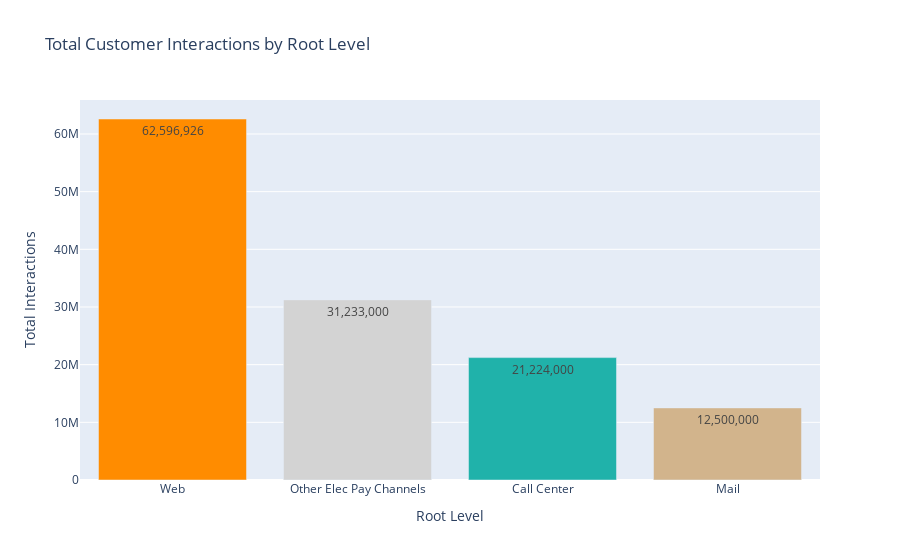

Source (notebook cell):
### Code cell
# Group the data by Root Level and sum the values
grouped_data = df.groupby(['Root Level'])['Value'].sum().reset_index()

# Sort the grouped_data by Value column in descending order
grouped_data = grouped_data.sort_values(by='Value', ascending=False)

# Create a dictionary to map the Root Level to its corresponding color
color_map = {'Web': 'darkorange', 'Call Center': 'lightseagreen', 'Mail': 'tan', 'Other Elec Pay Channels': 'lightgrey'}

# Create the bar chart trace
bar_trace = go.Bar(
    x=grouped_data['Root Level'],
    y=grouped_data['Value'],
    marker=dict(color=[color_map.get(root_level, 'grey') for root_level in grouped_data['Root Level']]),
    text=[f"{value:,}" for value in grouped_data['Value']],
    textposition='auto'
)

# Create the bar chart layout
bar_layout = go.Layout(
    title='Total Customer Interactions by Root Level',
    xaxis=dict(title='Root Level'),
    yaxis=dict(title='Total Interactions')
)

# Create the bar chart figure
bar_fig = go.Figure(data=[bar_trace], layout=bar_layout)

# Display the bar chart
bar_fig.show()

### Figure 1 — Plotly figure (JSON) as saved in the notebook; plotly's stock layout.template omitted (floating-point values rounded to 4 significant figures)
{"data": [{"marker": {"color": ["darkorange", "lightgrey", "lightseagreen", "tan"]}, "text": ["62,596,926", "31,233,000", "21,224,000", "12,500,000"], "textposition": "auto", "type": "bar", "x": ["Web", "Other Elec Pay Channels", "Call Center", "Mail"], "y": [62596926, 31233000, 21224000, 12500000]}], "layout": {"title": {"text": "Total Customer Interactions by Root Level"}, "xaxis": {"title": {"text": "Root Level"}}, "yaxis": {"title": {"text": "Total Interactions"}}}}
